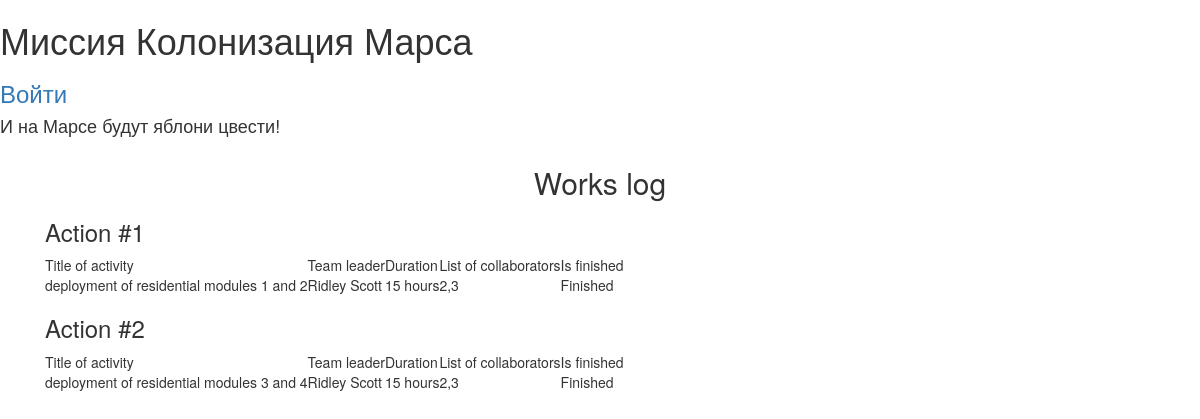
Before: / with the older database file.
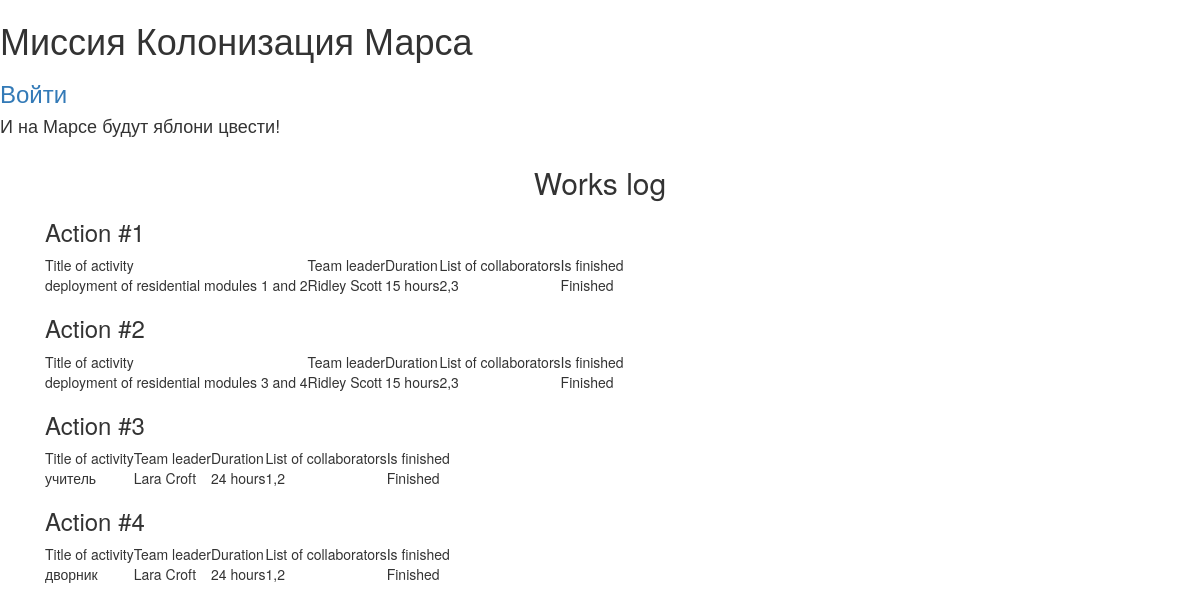
After: the same page with the newer database file.
### data/jobs.py (models this page shows)
class Job(SqlAlchemyBase, SerializerMixin):
    __tablename__ = 'jobs'
    id = sqlalchemy.Column(sqlalchemy.Integer,
                           primary_key=True, autoincrement=True)
    team_leader_id = sqlalchemy.Column(sqlalchemy.Integer,
                                       sqlalchemy.ForeignKey("users.id"))
    team_leader = orm.relationship('User')
    job = sqlalchemy.Column(sqlalchemy.String, nullable=True)
    work_size = sqlalchemy.Column(sqlalchemy.Integer, nullable=True)
    collaborators = sqlalchemy.Column(sqlalchemy.String, nullable=True)
    start_date = sqlalchemy.Column(sqlalchemy.DateTime, default=datetime.datetime.now())
    end_date = sqlalchemy.Column(sqlalchemy.DateTime)
    is_finished = sqlalchemy.Column(sqlalchemy.Boolean, default=False)

### data/users.py (models this page shows, shortened)
class User(SqlAlchemyBase, UserMixin, SerializerMixin):
    __tablename__ = 'users'
    id = sqlalchemy.Column(sqlalchemy.Integer,
                           primary_key=True, autoincrement=True)
    surname = sqlalchemy.Column(sqlalchemy.String, nullable=True)
    name = sqlalchemy.Column(sqlalchemy.String, nullable=True)
    age = sqlalchemy.Column(sqlalchemy.Integer, nullable=True)
    position = sqlalchemy.Column(sqlalchemy.String, nullable=True)
    speciality = sqlalchemy.Column(sqlalchemy.String, nullable=True)
    address = sqlalchemy.Column(sqlalchemy.String, nullable=True)
    email = sqlalchemy.Column(sqlalchemy.String,
                              index=True, unique=True, nullable=True)
    hashed_password = sqlalchemy.Column(sqlalchemy.String, nullable=True)
    modified_date = sqlalchemy.Column(sqlalchemy.DateTime,
                                      default=datetime.datetime.now)

### main.py (the view)
@app.route('/')
def works_log():
    jobs = db_sess.query(Job).all()
    return render_template('jobs.html', title='Журнал работ', jobs=jobs)

### templates/jobs.html
{% extends 'base.html' %}
{% block content %}
    <h2 align="center">Works log</h2>
    {% for job in jobs %}
        <h3>Action #{{ loop.index }}</h3>
        <table class="tbl">
            <tr class="mn">
                <td>Title of activity</td>
                <td>Team leader</td>
                <td>Duration</td>
                <td>List of collaborators</td>
                <td>Is finished</td>
            </tr>
            <tr>
                <td>{{ job.job }}</td>
                <td>{{ job.team_leader.name }} {{ job.team_leader.surname }}</td>
                <td>{{ job.work_size }} hours</td>
                <td>{{ job.collaborators }}</td>
                <td>{% if job.is_finished == 0 %} Is not finished {% else %} Finished {% endif %}</td>
            </tr>
        </table>
    {% endfor %}
{% endblock %}

### templates/base.html (shortened to what this page needs)
<!doctype html>
<html lang="en">
<head>
    <link rel="stylesheet"
          href="https://stackpath.bootstrapcdn.com/bootstrap/4.4.1/css/bootstrap.min.css"
>
    <link rel="stylesheet" type="text/css" href="/static/css/style.css">
    <link rel="stylesheet"
        type="text/css"
        href="https://maxcdn.bootstrapcdn.com/bootstrap/3.3.5/css/bootstrap-theme.min.css">
    <link rel="stylesheet"
        type="text/css"
        href="https://maxcdn.bootstrapcdn.com/bootstrap/3.3.5/css/bootstrap.min.css">
</head>
<body>
<div class="first_line">
    <h1 class="first_line_content">Миссия Колонизация Марса</h1>
    {% if current_user.is_authenticated %}
        <h3>{{ current_user.name }}</h3>
    {% else %}
        <h3 class="first_line_content"><a href="http://localhost:5000/login">Войти</a></h3>
    {% endif %}
</div>
<h4>И на Марсе будут яблони цвести!</h4>
<main role="main" class="container">
    {% block content %}{% endblock %}
</main>
</body>
</html>

### static/css/style.css (style rules this page uses)
h1 { color: ff0000 }

Changed rows visible on the page:
added Job: job "учитель", team_leader.name "Lara", team_leader.surname "Croft", work_size "24", collaborators "1,2", is_finished "Finished"
added Job: job "дворник", team_leader.name "Lara", team_leader.surname "Croft", work_size "24", collaborators "1,2", is_finished "Finished"
